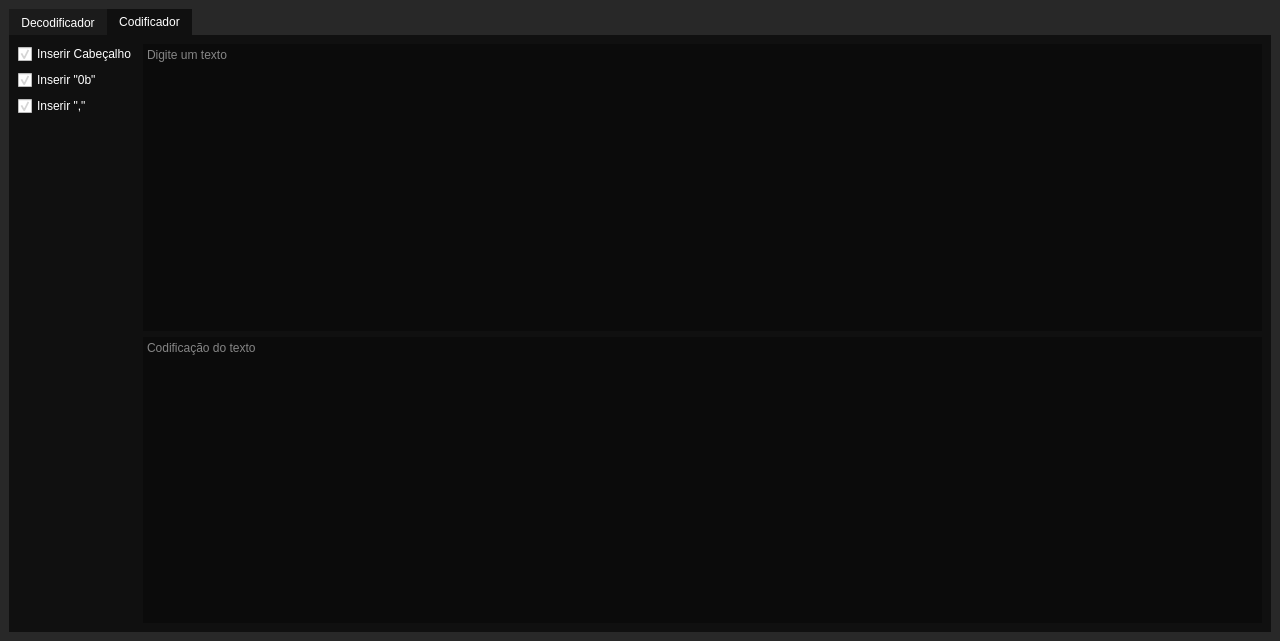
<?xml version="1.0" encoding="UTF-8"?>
<ui version="4.0">
 <class>MainWindow</class>
 <widget class="QMainWindow" name="MainWindow">
  <property name="geometry">
   <rect>
    <x>0</x>
    <y>0</y>
    <width>1280</width>
    <height>641</height>
   </rect>
  </property>
  <property name="windowTitle">
   <string>Piscadela</string>
  </property>
  <property name="styleSheet">
   <string notr="true">#MainWindow{
	background-color: rgb(40, 40, 40);
}

QTabWidget::pane {
	background: rgba(0, 0, 0, 150);
    border:1;
}

QTabBar::tab {
	font: 10pt &quot;Source Code Pro&quot;;
	color: rgb(255, 255, 255);
    background: rgba(0, 0, 0, 80);
}

QTabBar::tab::selected {
	font: 10pt &quot;Source Code Pro&quot;;
	color: rgb(255, 255, 255);
    background: rgba(0, 0, 0, 150);
}

QLabel{
	border: 1px solid black;
}

QPushButton{
	font: 20pt &quot;Source Code Pro&quot;;
	color: rgb(255, 255, 255);
	background-color: rgb(71, 71, 71);
}

QToolButton{
	font: 20pt &quot;Source Code Pro&quot;;
	color: rgb(255, 255, 255);
	background-color: rgb(71, 71, 71);
}

QTextEdit{
	font: 14pt &quot;Source Code Pro&quot;;
	color: rgb(255, 255, 255);
	background-color: rgba(0, 0, 0, 200);
	border: transparent;
}

QCheckBox{
	font: 14pt &quot;Source Code Pro&quot;;
	color: rgb(255, 255, 255);
}</string>
  </property>
  <property name="documentMode">
   <bool>false</bool>
  </property>
  <widget class="QWidget" name="centralwidget">
   <property name="styleSheet">
    <string notr="true"/>
   </property>
   <layout class="QHBoxLayout" name="horizontalLayout">
    <item>
     <widget class="QTabWidget" name="tabWidget">
      <property name="currentIndex">
       <number>1</number>
      </property>
      <property name="documentMode">
       <bool>false</bool>
      </property>
      <widget class="QWidget" name="decoder_tab">
       <attribute name="title">
        <string>Decodificador</string>
       </attribute>
       <layout class="QHBoxLayout" name="horizontalLayout_2">
        <item>
         <layout class="QVBoxLayout" name="verticalLayout_2">
          <item>
           <widget class="QToolButton" name="buttonSwapCamera">
            <property name="sizePolicy">
             <sizepolicy hsizetype="Preferred" vsizetype="Preferred">
              <horstretch>0</horstretch>
              <verstretch>0</verstretch>
             </sizepolicy>
            </property>
            <property name="text">
             <string>Camera</string>
            </property>
            <property name="icon">
             <iconset resource="resources.qrc">
              <normaloff>:/Images/swapcamera.png</normaloff>:/Images/swapcamera.png</iconset>
            </property>
            <property name="iconSize">
             <size>
              <width>100</width>
              <height>100</height>
             </size>
            </property>
            <property name="toolButtonStyle">
             <enum>Qt::ToolButtonTextUnderIcon</enum>
            </property>
           </widget>
          </item>
          <item>
           <spacer name="verticalSpacer">
            <property name="orientation">
             <enum>Qt::Vertical</enum>
            </property>
            <property name="sizeHint" stdset="0">
             <size>
              <width>20</width>
              <height>40</height>
             </size>
            </property>
           </spacer>
          </item>
          <item>
           <widget class="QPushButton" name="buttonDecode">
            <property name="sizePolicy">
             <sizepolicy hsizetype="Preferred" vsizetype="Preferred">
              <horstretch>0</horstretch>
              <verstretch>0</verstretch>
             </sizepolicy>
            </property>
            <property name="text">
             <string>Decodificar</string>
            </property>
            <property name="autoDefault">
             <bool>false</bool>
            </property>
           </widget>
          </item>
         </layout>
        </item>
        <item>
         <layout class="QVBoxLayout" name="verticalLayout">
          <item>
           <widget class="QLabel" name="labelImage">
            <property name="sizePolicy">
             <sizepolicy hsizetype="Expanding" vsizetype="Expanding">
              <horstretch>0</horstretch>
              <verstretch>0</verstretch>
             </sizepolicy>
            </property>
            <property name="text">
             <string/>
            </property>
           </widget>
          </item>
          <item>
           <widget class="QTextEdit" name="textConsole">
            <property name="sizePolicy">
             <sizepolicy hsizetype="Expanding" vsizetype="Preferred">
              <horstretch>0</horstretch>
              <verstretch>0</verstretch>
             </sizepolicy>
            </property>
            <property name="focusPolicy">
             <enum>Qt::NoFocus</enum>
            </property>
            <property name="acceptDrops">
             <bool>false</bool>
            </property>
            <property name="undoRedoEnabled">
             <bool>false</bool>
            </property>
            <property name="readOnly">
             <bool>true</bool>
            </property>
            <property name="html">
             <string>&lt;!DOCTYPE HTML PUBLIC &quot;-//W3C//DTD HTML 4.0//EN&quot; &quot;http://www.w3.org/TR/REC-html40/strict.dtd&quot;&gt;
&lt;html&gt;&lt;head&gt;&lt;meta name=&quot;qrichtext&quot; content=&quot;1&quot; /&gt;&lt;meta charset=&quot;utf-8&quot; /&gt;&lt;style type=&quot;text/css&quot;&gt;
p, li { white-space: pre-wrap; }
hr { height: 1px; border-width: 0; }
li.unchecked::marker { content: &quot;\2610&quot;; }
li.checked::marker { content: &quot;\2612&quot;; }
&lt;/style&gt;&lt;/head&gt;&lt;body style=&quot; font-family:'Source Code Pro'; font-size:14pt; font-weight:400; font-style:normal;&quot;&gt;
&lt;p style=&quot; margin-top:0px; margin-bottom:0px; margin-left:0px; margin-right:0px; -qt-block-indent:0; text-indent:0px;&quot;&gt;Consolo...&lt;br /&gt;&lt;/p&gt;&lt;/body&gt;&lt;/html&gt;</string>
            </property>
           </widget>
          </item>
         </layout>
        </item>
       </layout>
      </widget>
      <widget class="QWidget" name="coder_tab">
       <property name="styleSheet">
        <string notr="true">QTextEdit{
	font: 14pt &quot;Source Code Pro&quot;;
	color: rgb(255, 255, 255);
	background-color: rgba(0, 0, 0, 80);
	border: transparent;
}</string>
       </property>
       <attribute name="title">
        <string>Codificador</string>
       </attribute>
       <layout class="QHBoxLayout" name="horizontalLayout_4">
        <item>
         <layout class="QVBoxLayout" name="verticalLayout_6">
          <item>
           <widget class="QCheckBox" name="checkBox_2">
            <property name="text">
             <string>Inserir Cabeçalho</string>
            </property>
            <property name="checked">
             <bool>true</bool>
            </property>
           </widget>
          </item>
          <item>
           <widget class="QCheckBox" name="checkBox_3">
            <property name="text">
             <string>Inserir &quot;0b&quot;</string>
            </property>
            <property name="checked">
             <bool>true</bool>
            </property>
           </widget>
          </item>
          <item>
           <widget class="QCheckBox" name="checkBox">
            <property name="text">
             <string>Inserir &quot;,&quot;</string>
            </property>
            <property name="checked">
             <bool>true</bool>
            </property>
           </widget>
          </item>
          <item>
           <spacer name="verticalSpacer_2">
            <property name="orientation">
             <enum>Qt::Vertical</enum>
            </property>
            <property name="sizeHint" stdset="0">
             <size>
              <width>20</width>
              <height>40</height>
             </size>
            </property>
           </spacer>
          </item>
         </layout>
        </item>
        <item>
         <layout class="QVBoxLayout" name="verticalLayout_4">
          <item>
           <widget class="QTextEdit" name="textCoderUser">
            <property name="placeholderText">
             <string>Digite um texto</string>
            </property>
           </widget>
          </item>
          <item>
           <widget class="QTextEdit" name="textCoderCode">
            <property name="focusPolicy">
             <enum>Qt::NoFocus</enum>
            </property>
            <property name="acceptDrops">
             <bool>false</bool>
            </property>
            <property name="undoRedoEnabled">
             <bool>false</bool>
            </property>
            <property name="readOnly">
             <bool>true</bool>
            </property>
            <property name="placeholderText">
             <string>Codificação do texto</string>
            </property>
           </widget>
          </item>
         </layout>
        </item>
       </layout>
      </widget>
     </widget>
    </item>
   </layout>
  </widget>
 </widget>
 <resources>
  <include location="resources.qrc"/>
 </resources>
 <connections/>
</ui>
